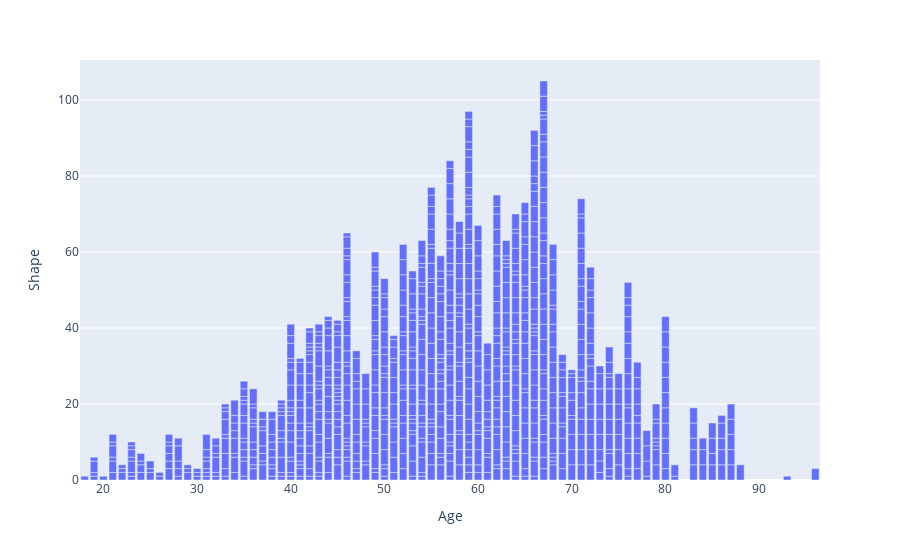

Notebook cell for this chart:
### Code cell
import plotly.express as px 
fig1 = px.bar(df, y = 'Shape', x = 'Age')

fig1.show()

### Figure 1 — Plotly figure (JSON) as saved in the notebook; plotly's stock layout.template omitted (floating-point values rounded to 4 significant figures; data arrays with more than 128 entries replaced by an {"elided": "..."} marker saying what was removed)
{"data": [{"alignmentgroup": "True", "hovertemplate": "Age=%{x}<br>Shape=%{y}<extra></extra>", "legendgroup": "", "marker": {"color": "#636efa", "pattern": {"shape": ""}}, "name": "", "offsetgroup": "", "orientation": "v", "showlegend": false, "textposition": "auto", "type": "bar", "x": {"elided": "961 int values"}, "xaxis": "x", "y": {"elided": "961 int values"}, "yaxis": "y"}], "layout": {"autosize": true, "barmode": "relative", "legend": {"tracegroupgap": 0}, "margin": {"t": 60}, "xaxis": {"anchor": "y", "autorange": true, "domain": [0, 1], "range": [17.5, 96.5], "title": {"text": "Age"}, "type": "linear"}, "yaxis": {"anchor": "x", "autorange": true, "domain": [0, 1], "range": [0, 110.5], "title": {"text": "Shape"}, "type": "linear"}}}
